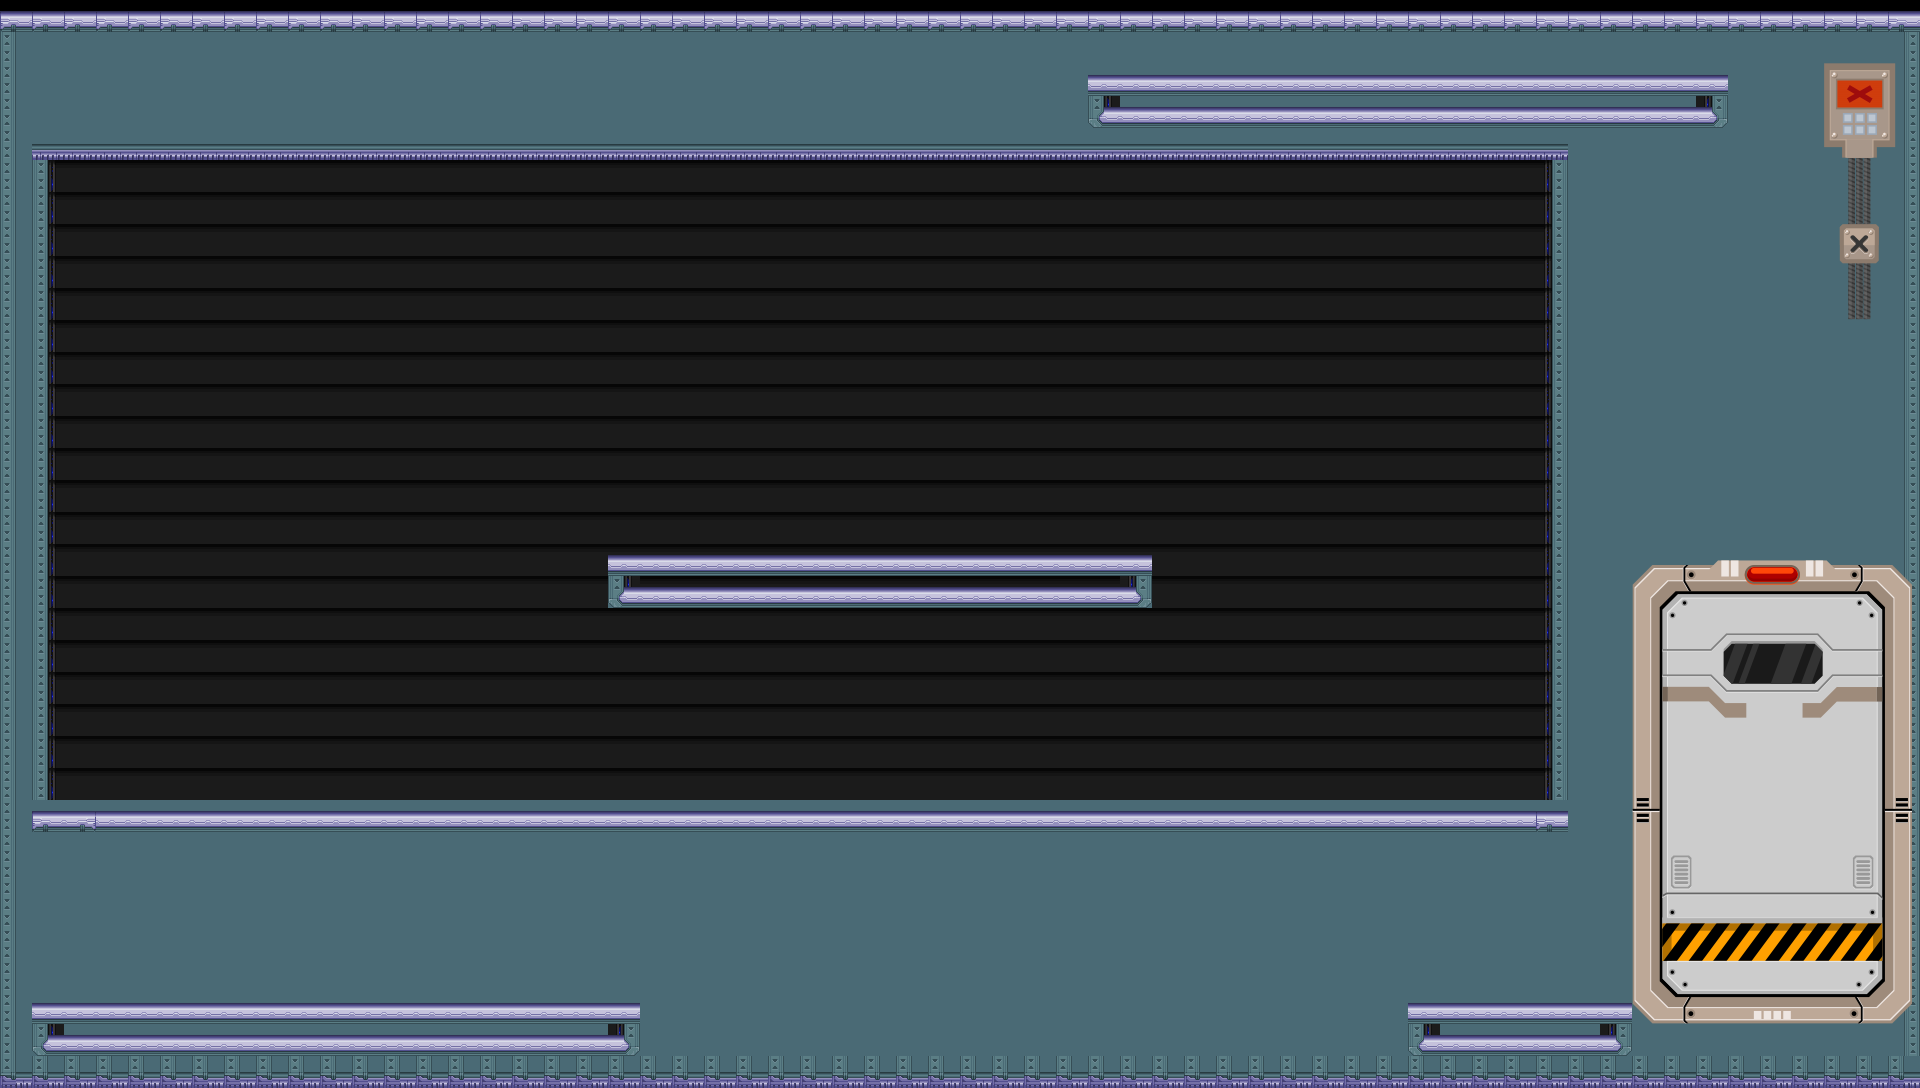

Tiled map render using the project's own tile images. Description and the map definition, with tile-layer contents summarised, below:
An orthogonal 60x34 tile map with 32x32 px tiles, 3 tile layers (Tile Layer 1, Tile Layer 2, Tile Layer 3), 2 tilesets.

<map version="1.10" tiledversion="1.12.2" orientation="orthogonal" renderorder="right-down" width="60" height="34" tilewidth="32" tileheight="32" infinite="0" nextlayerid="7" nextobjectid="1">
 <tileset firstgid="1" source="tiles_cosmos_mechanic.tsx" />
 <tileset firstgid="37" source="objects_cosmos_mechanic.tsx" />
 <geometry source="cockpit_geometry.xml" />
 <layer id="1" name="Tile Layer 1" width="60" height="34">
  <data>[2040 cells, 2040 non-empty, 7 distinct tile ids]</data>
 </layer>
 <layer id="4" name="Tile Layer 2" width="60" height="34">
  <data>[2040 cells, 1056 non-empty, 7 distinct tile ids]</data>
 </layer>
 <layer geometry="geometry" id="5" name="Tile Layer 3" width="60" height="34">
  <data>[2040 cells, 128 non-empty, 6 distinct tile ids]</data>
 </layer>
 <objectgroup id="6" name="Object Layer 1" />
</map>
